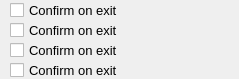
      <widget class="QWidget" name="scrollAreaWidgetContents_3">
       <property name="geometry">
        <rect>
         <x>0</x>
         <y>0</y>
         <width>239</width>
         <height>79</height>
        </rect>
       </property>
       <widget class="QCheckBox" name="checkBox_18">
        <property name="geometry">
         <rect>
          <x>10</x>
          <y>0</y>
          <width>221</width>
          <height>21</height>
         </rect>
        </property>
        <property name="font">
         <font>
          <family>MS Sans Serif</family>
          <pointsize>10</pointsize>
         </font>
        </property>
        <property name="text">
         <string>Confirm on exit</string>
        </property>
       </widget>
       <widget class="QCheckBox" name="checkBox_19">
        <property name="geometry">
         <rect>
          <x>10</x>
          <y>20</y>
          <width>221</width>
          <height>21</height>
         </rect>
        </property>
        <property name="font">
         <font>
          <family>MS Sans Serif</family>
          <pointsize>10</pointsize>
         </font>
        </property>
        <property name="text">
         <string>Confirm on exit</string>
        </property>
       </widget>
       <widget class="QCheckBox" name="checkBox_20">
        <property name="geometry">
         <rect>
          <x>10</x>
          <y>40</y>
          <width>221</width>
          <height>21</height>
         </rect>
        </property>
        <property name="font">
         <font>
          <family>MS Sans Serif</family>
          <pointsize>10</pointsize>
         </font>
        </property>
        <property name="text">
         <string>Confirm on exit</string>
        </property>
       </widget>
       <widget class="QCheckBox" name="checkBox_21">
        <property name="geometry">
         <rect>
          <x>10</x>
          <y>60</y>
          <width>221</width>
          <height>21</height>
         </rect>
        </property>
        <property name="font">
         <font>
          <family>MS Sans Serif</family>
          <pointsize>10</pointsize>
         </font>
        </property>
        <property name="text">
         <string>Confirm on exit</string>
        </property>
       </widget>
      </widget>
